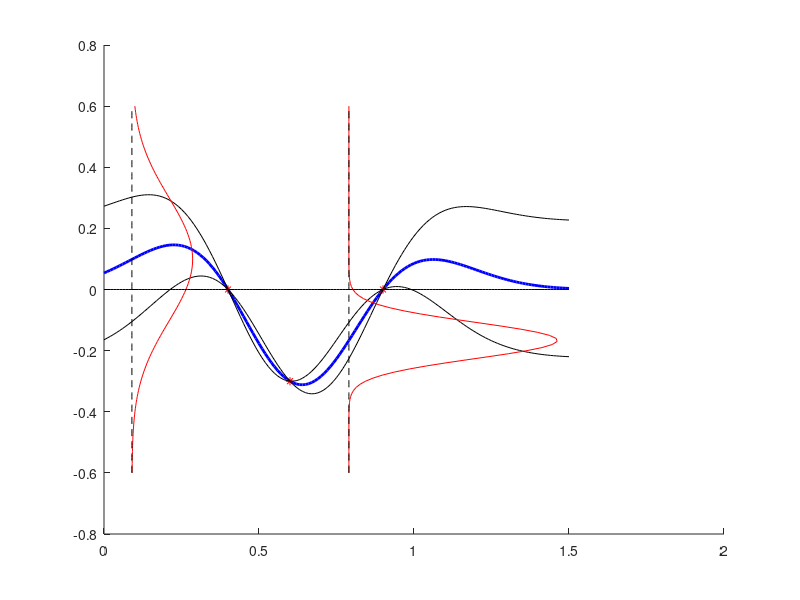

MATLAB code to generate this figure:
close all; clear all; clc;

l = 0.3;
kernel = @(x,y) 0.05*exp(-(x-y)*(x-y)'/(l*l));

%% Let be X the finite set of variables that we want to sample.
X = 0:0.01:1.5
n = length(X);

K = [];
for i=1:n
    for j =1:n
        K(i,j) = kernel(X(i),X(j));
    end
end

fs = [0, -0.3, 0];
Xs = [0.4, 0.6, 0.9];

Kss = [];
for i=1:length(fs)
    for j =1:length(fs)
        Kss(i,j) = kernel(Xs(i),Xs(j));
    end
end

Ks = [];
for i=1:length(fs)
    for j =1:n
        Ks(i,j) = kernel(Xs(i),X(j));
    end
end

nus = 0 + Ks'*inv(Kss)*(fs');
sig = K - Ks'*inv(Kss)*Ks;

figure(2);
hold on;
plot(X, nus,'b','LineWidth',2);
plot(Xs,fs, 'r*');

d = diag(sig);
plot(X, nus+sqrt(d),'k');
plot(X, nus-sqrt(d),'k');

ix1 = 10;
x1 = X(ix1);
nu1 = nus(ix1);
sig1 = sig(ix1,ix1);
f1 = -0.6:0.01:0.6;
g1 = normpdf(f1, nu1, sqrt(sig1))*0.1;
plot(x1 + g1, f1,'r-')
plot(x1*ones(1, length(f1)), f1, 'k--');

ix2 = 80;
x2 = X(ix2);
nu2 = nus(ix2);
sig2 = sig(ix2,ix2);
f2 = -0.6:0.01:0.6;
g2 = normpdf(f2, nu2, sqrt(sig2))*0.1;
plot(x2 + g2, f2,'r-')
plot(x2*ones(1, length(f2)), f2, 'k--');

% Horizontal line
plot(X, zeros(1, length(X)), 'k-');